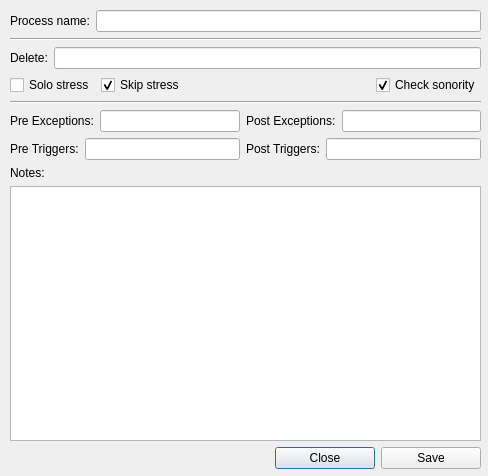
<?xml version="1.0" encoding="UTF-8"?>
<ui version="4.0">
 <class>Dialog_context</class>
 <widget class="QDialog" name="Dialog_context">
  <property name="geometry">
   <rect>
    <x>0</x>
    <y>0</y>
    <width>488</width>
    <height>476</height>
   </rect>
  </property>
  <property name="windowTitle">
   <string>Contextual Edit</string>
  </property>
  <widget class="QWidget" name="layoutWidget">
   <property name="geometry">
    <rect>
     <x>10</x>
     <y>10</y>
     <width>471</width>
     <height>459</height>
    </rect>
   </property>
   <layout class="QVBoxLayout" name="verticalLayout">
    <item>
     <layout class="QHBoxLayout" name="horizontalLayout_2">
      <item>
       <widget class="QLabel" name="label">
        <property name="text">
         <string>Process name:</string>
        </property>
       </widget>
      </item>
      <item>
       <widget class="QLineEdit" name="lineEdit_name"/>
      </item>
     </layout>
    </item>
    <item>
     <widget class="Line" name="line_2">
      <property name="orientation">
       <enum>Qt::Horizontal</enum>
      </property>
     </widget>
    </item>
    <item>
     <layout class="QHBoxLayout" name="horizontalLayout_old">
      <item>
       <widget class="QLabel" name="label_find">
        <property name="text">
         <string>Delete:</string>
        </property>
       </widget>
      </item>
      <item>
       <widget class="QLineEdit" name="lineEdit_delete_list"/>
      </item>
     </layout>
    </item>
    <item>
     <layout class="QHBoxLayout" name="horizontalLayout_new"/>
    </item>
    <item>
     <layout class="QHBoxLayout" name="horizontalLayout">
      <item>
       <widget class="QCheckBox" name="checkBox_solo">
        <property name="text">
         <string>Solo stress</string>
        </property>
       </widget>
      </item>
      <item>
       <widget class="QCheckBox" name="checkBox_skip">
        <property name="text">
         <string>Skip stress</string>
        </property>
        <property name="checked">
         <bool>true</bool>
        </property>
       </widget>
      </item>
      <item>
       <spacer name="horizontalSpacer">
        <property name="orientation">
         <enum>Qt::Horizontal</enum>
        </property>
        <property name="sizeHint" stdset="0">
         <size>
          <width>40</width>
          <height>20</height>
         </size>
        </property>
       </spacer>
      </item>
      <item>
       <widget class="QCheckBox" name="checkBox_sonority">
        <property name="text">
         <string>Check sonority</string>
        </property>
        <property name="checked">
         <bool>true</bool>
        </property>
       </widget>
      </item>
     </layout>
    </item>
    <item>
     <widget class="Line" name="line">
      <property name="orientation">
       <enum>Qt::Horizontal</enum>
      </property>
     </widget>
    </item>
    <item>
     <layout class="QHBoxLayout" name="horizontalLayout_pre"/>
    </item>
    <item>
     <layout class="QHBoxLayout" name="horizontalLayout_exceptions">
      <item>
       <widget class="QLabel" name="label_pre_ex">
        <property name="text">
         <string>Pre Exceptions:</string>
        </property>
       </widget>
      </item>
      <item>
       <widget class="QLineEdit" name="lineEdit_pre_ex"/>
      </item>
      <item>
       <widget class="QLabel" name="label_post_ex">
        <property name="text">
         <string>Post Exceptions:</string>
        </property>
       </widget>
      </item>
      <item>
       <widget class="QLineEdit" name="lineEdit_post_ex"/>
      </item>
     </layout>
    </item>
    <item>
     <layout class="QHBoxLayout" name="horizontalLayout_post">
      <item>
       <widget class="QLabel" name="label_pre_trig">
        <property name="text">
         <string>Pre Triggers:</string>
        </property>
       </widget>
      </item>
      <item>
       <widget class="QLineEdit" name="lineEdit_pre_trig"/>
      </item>
      <item>
       <widget class="QLabel" name="label_post_trig">
        <property name="text">
         <string>Post Triggers:</string>
        </property>
       </widget>
      </item>
      <item>
       <widget class="QLineEdit" name="lineEdit_post_trig"/>
      </item>
     </layout>
    </item>
    <item>
     <widget class="QLabel" name="label_notes">
      <property name="text">
       <string>Notes:</string>
      </property>
     </widget>
    </item>
    <item>
     <widget class="QTextEdit" name="textEdit_notes"/>
    </item>
    <item>
     <layout class="QHBoxLayout" name="horizontalLayout_3">
      <item>
       <spacer name="horizontalSpacer_2">
        <property name="orientation">
         <enum>Qt::Horizontal</enum>
        </property>
        <property name="sizeHint" stdset="0">
         <size>
          <width>40</width>
          <height>20</height>
         </size>
        </property>
       </spacer>
      </item>
      <item>
       <widget class="QPushButton" name="pushButton_close">
        <property name="minimumSize">
         <size>
          <width>100</width>
          <height>0</height>
         </size>
        </property>
        <property name="text">
         <string>Close</string>
        </property>
       </widget>
      </item>
      <item>
       <widget class="QPushButton" name="pushButton_save">
        <property name="minimumSize">
         <size>
          <width>100</width>
          <height>0</height>
         </size>
        </property>
        <property name="text">
         <string>Save</string>
        </property>
       </widget>
      </item>
     </layout>
    </item>
   </layout>
  </widget>
 </widget>
 <resources/>
 <connections/>
</ui>
